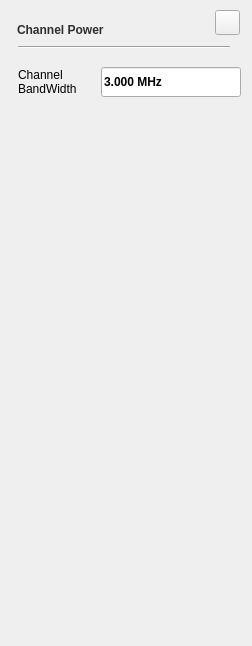
<?xml version="1.0" encoding="UTF-8"?>
<ui version="4.0">
 <class>sa_dialog_chnlpowerset</class>
 <widget class="QWidget" name="sa_dialog_chnlpowerset">
  <property name="geometry">
   <rect>
    <x>0</x>
    <y>0</y>
    <width>252</width>
    <height>646</height>
   </rect>
  </property>
  <property name="windowTitle">
   <string>Form</string>
  </property>
  <property name="styleSheet">
   <string notr="true">/*******************indoor**********************/
#sa_dialog_chnlpowerset[status  =  &quot;indoor&quot;] #line
{
	background-color:rgba(46,46,46,1);
}

#sa_dialog_chnlpowerset[status  =  &quot;indoor&quot;] #widget&gt;QPushButton
{
	color:rgba(123, 123, 123,1);
	font: 75 13px &quot;Arial&quot;;
	border-style:flat;
	font-weight:bold;
}

#sa_dialog_chnlpowerset[status  =  &quot;indoor&quot;] #widget
{
	background-color:rgba(211,211,211,0.9);
}

#sa_dialog_chnlpowerset[status  =  &quot;indoor&quot;] #widget&gt;QLabel
{
	font: 75 13px &quot;Arial&quot;;
	color:rgba(46,46,46,1);
}


#sa_dialog_chnlpowerset[status  =  &quot;indoor&quot;] SA_LineEdit,
#sa_dialog_chnlpowerset[status  =  &quot;indoor&quot;] SA_LineEdit:disable
{
	background:rgba(255,255,255,1);
	color:rgba(162, 115, 0,1);
	padding:8px 8px 7px 10px ;
	font: 75 13px &quot;Arial&quot;;
	font-weight:bold;
}
#sa_dialog_chnlpowerset[status  =  &quot;indoor&quot;] SA_LineEdit:focus
{
	outline: none;
	border:2px solid rgba(162,115,0,1);
	padding:6px 6px 5px 8px ;
}

/*******************indoor**********************/
#sa_dialog_chnlpowerset[status  =  &quot;outdoor&quot;] #line
{
	background-color:rgba(46,46,46,1);
}

#sa_dialog_chnlpowerset[status  =  &quot;outdoor&quot;] #widget&gt;QPushButton
{
	color:rgba(123, 123, 123,1);
	font: 75 13px &quot;Arial&quot;;
	border-style:flat;
	font-weight:bold;
}

#sa_dialog_chnlpowerset[status  =  &quot;outdoor&quot;] #widget
{
	background-color:rgba(211,211,211,0.9);
}

#sa_dialog_chnlpowerset[status  =  &quot;outdoor&quot;] #widget&gt;QLabel
{
	font: 75 13px &quot;Arial&quot;;
	color:rgba(46,46,46,1);
}


#sa_dialog_chnlpowerset[status  =  &quot;outdoor&quot;] SA_LineEdit,
#sa_dialog_chnlpowerset[status  =  &quot;outdoor&quot;] SA_LineEdit:disable
{
	background:rgba(255,255,255,1);
	color:rgba(162, 115, 0,1);
	padding:8px 8px 7px 10px ;
	font: 75 13px &quot;Arial&quot;;
	font-weight:bold;
}
#sa_dialog_chnlpowerset[status  =  &quot;outdoor&quot;] SA_LineEdit:focus
{
	outline: none;
	border:2px solid rgba(162,115,0,1);
	padding:6px 6px 5px 8px ;
}

/*******************night**********************/
#sa_dialog_chnlpowerset[status  =  &quot;night&quot;] #line
{
	background-color:rgba(46,46,46,1);
}

#sa_dialog_chnlpowerset[status  =  &quot;night&quot;] #widget&gt;QPushButton
{
	color:rgba(123, 123, 123,1);
	font: 75 13px &quot;Arial&quot;;
	border-style:flat;
	font-weight:bold;
}

#sa_dialog_chnlpowerset[status  =  &quot;night&quot;] #widget
{
	background-color:rgba(208,182,139,0.9);
}

#sa_dialog_chnlpowerset[status  =  &quot;night&quot;] #widget&gt;QLabel
{
	font: 75 13px &quot;Arial&quot;;
	color:rgba(46,46,46,1);
}


#sa_dialog_chnlpowerset[status  =  &quot;night&quot;] SA_LineEdit,
#sa_dialog_chnlpowerset[status  =  &quot;night&quot;] SA_LineEdit:disable
{
   background-color: rgba(251,220,167,0.60);
   color:rgba(159,98,0,1);
	padding:8px 8px 7px 10px ;
	font: 75 13px &quot;Arial&quot;;
	font-weight:bold;
}
#sa_dialog_chnlpowerset[status  =  &quot;night&quot;] SA_LineEdit:focus
{
	outline: none;
	border:2px solid rgba(162,115,0,1);
	padding:6px 6px 5px 8px ;
}</string>
  </property>
  <widget class="QWidget" name="widget" native="true">
   <property name="geometry">
    <rect>
     <x>0</x>
     <y>0</y>
     <width>252</width>
     <height>646</height>
    </rect>
   </property>
   <widget class="QLabel" name="ltitle">
    <property name="geometry">
     <rect>
      <x>17</x>
      <y>19</y>
      <width>151</width>
      <height>22</height>
     </rect>
    </property>
    <property name="styleSheet">
     <string notr="true">#ltitle
{
	font: 75 20px &quot;Arial&quot;;
	color:rgba(46,46,46,1);
	line-height:23px;
	font-weight:bold;
}</string>
    </property>
    <property name="text">
     <string>Channel Power</string>
    </property>
   </widget>
   <widget class="QPushButton" name="pb_cancel_2">
    <property name="geometry">
     <rect>
      <x>215</x>
      <y>10</y>
      <width>25</width>
      <height>25</height>
     </rect>
    </property>
    <property name="styleSheet">
     <string notr="true">/*******************indoor**********************/
#sa_dialog_chnlpowerset[status  =  &quot;indoor&quot;] QPushButton
{
background-color:rgba(0,0,0,0);
background-image: url(:/sa/image/btn_close_normal.png);
}
#sa_dialog_chnlpowerset[status  =  &quot;indoor&quot;] QPushButton:pressed
{
background-image: url(:/sa/image/btn_close_click.png);
}

/*******************outdoor**********************/
#sa_dialog_chnlpowerset[status  =  &quot;outdoor&quot;] QPushButton
{
background-color:rgba(0,0,0,0);
background-image: url(:/sa/image/btn_close_normal.png);
}
#sa_dialog_chnlpowerset[status  =  &quot;outdoor&quot;] QPushButton:pressed
{
background-image: url(:/sa/image/btn_close_click.png);
}

/*******************night**********************/
#sa_dialog_chnlpowerset[status  =  &quot;night&quot;] QPushButton
{
background-color:rgba(0,0,0,0);
border-image: url(:/sa/image/night/btn_close_normal.png);
}
#sa_dialog_chnlpowerset[status  =  &quot;night&quot;] QPushButton:pressed
{
border-image: url(:/sa/image/night/btn_close_click.png);
}</string>
    </property>
    <property name="text">
     <string/>
    </property>
   </widget>
   <widget class="Line" name="line">
    <property name="geometry">
     <rect>
      <x>18</x>
      <y>46</y>
      <width>212</width>
      <height>2</height>
     </rect>
    </property>
    <property name="orientation">
     <enum>Qt::Horizontal</enum>
    </property>
   </widget>
   <widget class="QLabel" name="label">
    <property name="geometry">
     <rect>
      <x>18</x>
      <y>67</y>
      <width>75</width>
      <height>30</height>
     </rect>
    </property>
    <property name="text">
     <string>Channel
BandWidth</string>
    </property>
   </widget>
   <widget class="SA_LineEdit" name="lineEdit">
    <property name="geometry">
     <rect>
      <x>101</x>
      <y>67</y>
      <width>140</width>
      <height>30</height>
     </rect>
    </property>
    <property name="font">
     <font>
      <family>Liberation Sans</family>
      <weight>75</weight>
      <bold>true</bold>
     </font>
    </property>
    <property name="text">
     <string>3.000 MHz</string>
    </property>
    <property name="cursorPosition">
     <number>9</number>
    </property>
    <property name="readOnly">
     <bool>true</bool>
    </property>
   </widget>
  </widget>
 </widget>
 <customwidgets>
  <customwidget>
   <class>SA_LineEdit</class>
   <extends>QLineEdit</extends>
   <header location="global">sa_lineedit.h</header>
   <slots>
    <signal>clicked()</signal>
   </slots>
  </customwidget>
 </customwidgets>
 <resources/>
 <connections/>
</ui>
